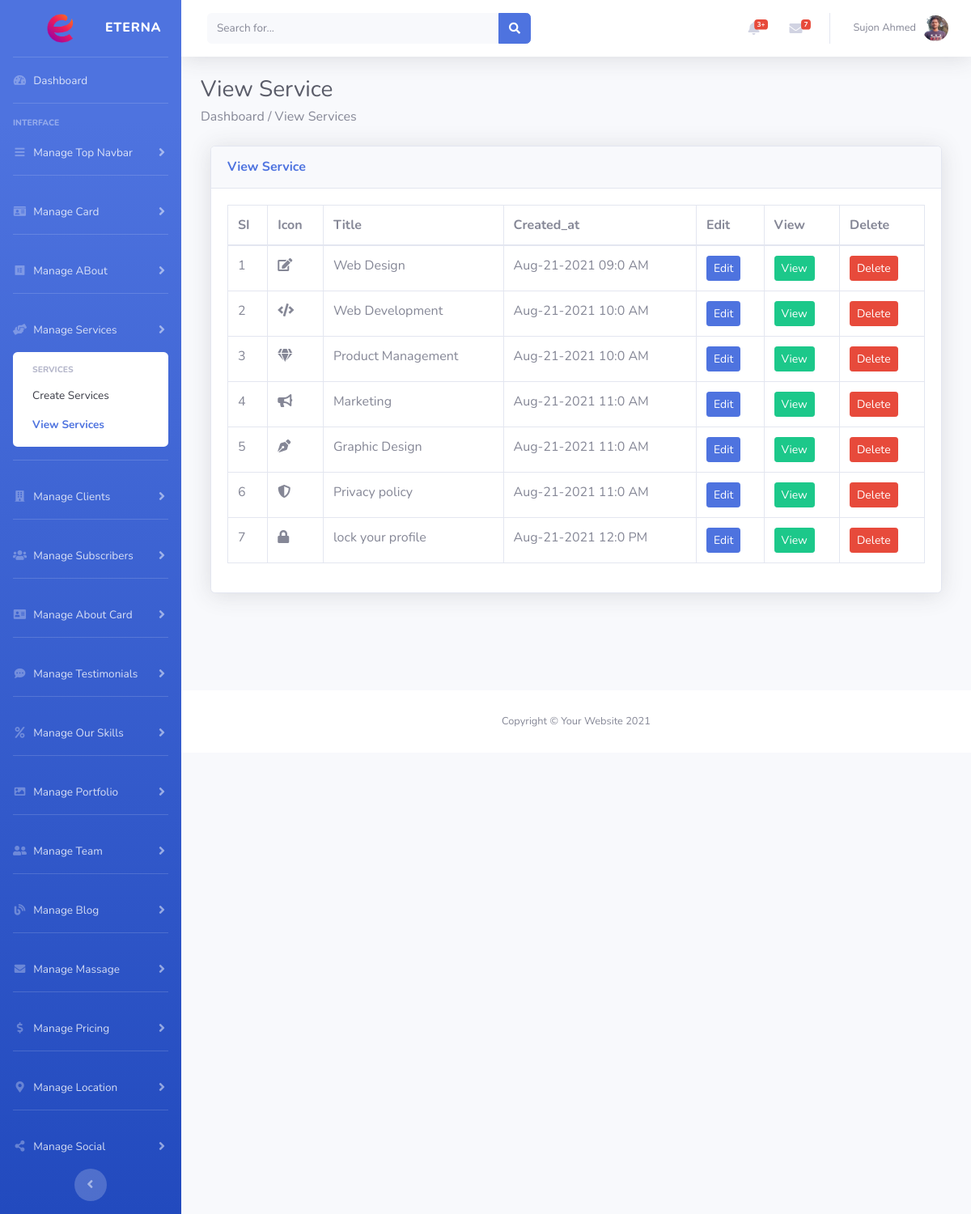
/admin/view_service.php (signed in), run on the app's committed database.
### tables this page shows
CREATE TABLE `services` (
  `service_id` int(11) NOT NULL,
  `author_id` int(11) NOT NULL,
  `service_icon` varchar(30) NOT NULL,
  `service_title` varchar(255) NOT NULL,
  `service_desc` longtext NOT NULL,
  `service_created_at` datetime NOT NULL DEFAULT current_timestamp()
);

### admin/main.php (called while the page is built, shortened)
<?php
    class Main{
        protected $host = 'localhost';
        protected $user = 'root';
        protected $pass = '';
        protected $db = 'eterna';
        protected $con;
        public function __construct()
        {
            $this->con = new mysqli($this->host,$this->user,$this->pass,$this->db);
        }
         public function profile_retrives(){
            $this->sql ="SELECT * FROM `admin`";
            $this->result = $this->con->query($this->sql);
            if($this->result == true){
                return $this->result;
            }else{
                return false;
            }
        }
        public function get_service(){
            $this->sql = "SELECT * FROM `services`";
            $this->result = $this->con->query($this->sql);
            if($this->result == true){
                return $this->result;
            }else{
                return false;
            }
        }
    }
?>

### admin/view_service.php (the view, shortened to what this page needs)
<?php
    $page = 'services';
    $sub_page = 'view_service';
    include 'header.php';
    $get_service = $obj->get_service();
?>
<div class="container-fluid mb-5">
    <h1 class="h3 mb-1 text-gray-800">View Service</h1>
    <p class="mb-4">Dashboard / View Services</p>
    <div class="row">
        <div class="container-fluid mb-5">
            <div class="card shadow mb-4">
                <div class="card-header py-3">
                    <h6 class="m-0 font-weight-bold text-primary">View Service</h6>
                </div>
                <div class="card-body">
                    <div class="table-responsive">
                        <table class="table table-bordered" id="datatablesSimple" width="100%" cellspacing="0">
                            <thead>
                                <tr>
                                    <th>SI</th>
                                    <th>Icon</th>
                                    <th>Title</th>
                                    <th>Created_at</th>
                                    <th>Edit</th>
                                    <th>View</th>
                                    <th>Delete</th>
                                </tr>
                            </thead>
                            <tbody>
                               <?php
                                    if($get_service->num_rows > 0){
                                        $si = 1;
                                        while($row = $get_service->fetch_object()){
                                            ?>
                                                <tr>
                                                    <td><?php echo $si; ?></td>
                                                    <td><i class="<?php echo $row->service_icon ?>"></i></td>
                                                    <td><?php echo $row->service_title; ?></td>
                                                    <td><?php echo date('M-d-Y h:I A',strtotime($row->service_created_at)); ?></td>
                                                    <td><a href="service_edit.php?id=<?php echo $row->service_id; ?>" class="btn btn-primary btn-sm">Edit</a></td>
                                                    <td><a href="service_details.php?id=<?php echo $row->service_id; ?>" class="btn btn-success btn-sm">View</a></td>
                                                    <td><a onclick="javascript:return confirm('Are You Sure?')" href="service_delete.php?id=<?php echo $row->service_id; ?>" class="btn btn-danger btn-sm">Delete</a></td>
                                                </tr>
                                            <?php
                                            $si++;
                                        }
                                    }
                               ?>
                            </tbody>
                        </table>
                    </div>
                </div>
            </div>
        </div>
    </div>
</div>
<?php include 'footer.php'; ?>

### admin/header.php (shortened to what this page needs)
<?php
    include "main.php";
    $obj = new Main();
    $email = $obj->profile_retrives();
    if($email->num_rows > 0){
      while($row = $email->fetch_object()){
        $admin_photo = $row->admin_photo;
      }
    }
?>
<!DOCTYPE html>
<html lang="en">
<head>
     <link href="vendor/fontawesome-free/css/all.min.css" rel="stylesheet" type="text/css">
        <link href="css/sb-admin-2.min.css" rel="stylesheet">
        <link href="vendor/datatables/dataTables.bootstrap4.min.css" rel="stylesheet">
        <link rel="stylesheet" href="css/toastr.css">
        <link rel="stylesheet" href="summernote/summernote-bs4.min.css">
       <link rel="stylesheet" href="">
</head>
<body id="page-top">
    <div id="wrapper">
        <ul class="navbar-nav bg-gradient-primary sidebar sidebar-dark accordion" id="accordionSidebar">
            <a class="sidebar-brand d-flex align-items-center justify-content-center" href="index.php">
                <div class="sidebar-brand-text"><img src="../admin/img/favicon/favicon.png" class="img-fluid" alt="" width="100px" height="auto"> ETERNA</div>
            </a>
            <li class="nav-item <?php if($page == 'dashboard'){echo 'active';} ?>">
                <a class="nav-link" href="index.php">
                    <i class="fas fa-fw fa-tachometer-alt"></i>
                    <span>Dashboard</span></a>
            </li>
            <hr class="sidebar-divider">
            <div class="sidebar-heading">
                Interface
            </div>
            <li class="nav-item">
                <a class="nav-link collapsed" href="#" data-toggle="collapse" data-target="#collapseOne"
                    aria-expanded="true" aria-controls="collapseOne">
                    <i class="fas fa-fw fa-bars"></i>
                    <span>Manage Top Navbar</span>
                </a>
            </li>
            <hr class="sidebar-divider">
              <li class="nav-item">
                <a class="nav-link collapsed" href="#" data-toggle="collapse" data-target="#collapseTwo"
                    aria-expanded="true" aria-controls="collapseTwo">
                    <i class="fas fa-fw fa-id-card"></i>
                    <span>Manage Card</span>
                </a>
            </li>
            <hr class="sidebar-divider">
            <li class="nav-item">
                <a class="nav-link collapsed" href="#" data-toggle="collapse" data-target="#collapseThree"
                    aria-expanded="true" aria-controls="collapseThree">
                    <i class="fab fa-fw fa-elementor"></i>
                    <span>Manage ABout</span>
                </a>
            </li>
            <hr class="sidebar-divider">
            <li class="nav-item">
                <a class="nav-link collapsed" href="#" data-toggle="collapse" data-target="#collapseFour"
                    aria-expanded="true" aria-controls="collapseFour">
                    <i class="fas fa-fw fa-hands-helping"></i>
                    <span>Manage Services</span>
                </a>
                <div id="collapseFour" class="collapse <?php if($page == 'services'){echo 'show';} ?>" aria-labelledby="headingTwo" data-parent="#accordionSidebar">
                    <div class="bg-white py-2 collapse-inner rounded">
                        <h6 class="collapse-header">Services</h6>
                        <a class="collapse-item <?php if($sub_page == 'create_service'){echo 'active';} ?>" href="create_service.php">Create Services</a>
                        <a class="collapse-item <?php if($sub_page == 'view_service'){echo 'active';} ?>" href="view_service.php">View Services</a>
                    </div>
                </div>
            </li>
            <hr class="sidebar-divider">
            <li class="nav-item">
                <a class="nav-link collapsed" href="#" data-toggle="collapse" data-target="#collapseFive"
                    aria-expanded="true" aria-controls="collapseFive">
                    <i class="fas fa-fw fa-building"></i>
                    <span>Manage Clients</span>
                </a>
            </li>
            <hr class="sidebar-divider">
            <li class="nav-item">
                <a class="nav-link collapsed" href="#" data-toggle="collapse" data-target="#collapseSix"
                    aria-expanded="true" aria-controls="collapseSix">
                    <i class="fas fa-fw fa-users"></i>
                    <span>Manage Subscribers</span>
                </a>
            </li>
            <hr class="sidebar-divider">
            <li class="nav-item">
                <a class="nav-link collapsed" href="#" data-toggle="collapse" data-target="#collapseSeven"
                    aria-expanded="true" aria-controls="collapseSeven">
                    <i class="fas fa-fw fa-address-card"></i>
                    <span>Manage About Card</span>
                </a>
            </li>
            <hr class="sidebar-divider">
            <li class="nav-item">
                <a class="nav-link collapsed" href="#" data-toggle="collapse" data-target="#collapseEight"
                    aria-expanded="true" aria-controls="collapseEight">
                    <i class="fas fa-fw fa-comment-dots"></i>
                    <span>Manage Testimonials</span>
                </a>
            </li>
            <hr class="sidebar-divider">
            <li class="nav-item">
                <a class="nav-link collapsed" href="#" data-toggle="collapse" data-target="#collapseNine"
                    aria-expanded="true" aria-controls="collapseNine">
                    <i class="fas fa-fw fa-percent"></i>
                    <span>Manage Our Skills</span>
                </a>
            </li>
            <hr class="sidebar-divider">
            <li class="nav-item">
                <a class="nav-link collapsed" href="#" data-toggle="collapse" data-target="#collapseTen"
                    aria-expanded="true" aria-controls="collapseTen">
                    <i class="fas fa-fw fa-image"></i>
                    <span>Manage Portfolio</span>
                </a>
            </li>
             <hr class="sidebar-divider">
            <li class="nav-item">
                <a class="nav-link collapsed" href="#" data-toggle="collapse" data-target="#collapseEleven"
                    aria-expanded="true" aria-controls="collapseEleven">
                    <i class="fas fa-fw fa-user-friends"></i>
                    <span>Manage Team</span>
                </a>
            </li>
            <hr class="sidebar-divider">
            <li class="nav-item">
                <a class="nav-link collapsed" href="#" data-toggle="collapse" data-target="#collapseBlog"
                    aria-expanded="true" aria-controls="collapseBlog">
                    <i class="fas fa-fw fa-blog"></i>
                    <span>Manage Blog</span>
                </a>
            </li>
            <hr class="sidebar-divider">
            <li class="nav-item">
                <a class="nav-link collapsed" href="#" data-toggle="collapse" data-target="#collapseTwelve"
                    aria-expanded="true" aria-controls="collapseTwelve">
                    <i class="fas fa-fw fa-envelope"></i>
                    <span>Manage Massage</span>
                </a>
            </li>
              <hr class="sidebar-divider">
            <li class="nav-item">
                <a class="nav-link collapsed" href="#" data-toggle="collapse" data-target="#collapseThirteen"
                    aria-expanded="true" aria-controls="collapseThirteen">
                    <i class="fas fa-fw fa-dollar-sign"></i>
                    <span>Manage Pricing</span>
                </a>
            </li>
            <hr class="sidebar-divider">
            <li class="nav-item">
                <a class="nav-link collapsed" href="#" data-toggle="collapse" data-target="#collapseFourteen"
                    aria-expanded="true" aria-controls="collapseFourteen">
                    <i class="fas fa-fw fa-map-marker-alt"></i>
                    <span>Manage Location</span>
                </a>
            </li>
            <hr class="sidebar-divider">
            <li class="nav-item">
                <a class="nav-link collapsed" href="#" data-toggle="collapse" data-target="#collapseFifteen"
                    aria-expanded="true" aria-controls="collapseFifteen">
                    <i class="fas fa-fw fa-share-alt"></i>
                    <span>Manage Social</span>
                </a>
            </li>
            <div class="text-center d-none d-md-inline">
                <button class="rounded-circle border-0" id="sidebarToggle"></button>
            </div>
        </ul>
        <div id="content-wrapper" class="d-flex flex-column">
            <div id="content">
                <nav class="navbar navbar-expand navbar-light bg-white topbar mb-4 static-top shadow">
                    <form
                        class="d-none d-sm-inline-block form-inline mr-auto ml-md-3 my-2 my-md-0 mw-100 navbar-search">
                        <div class="input-group">
                            <input type="text" class="form-control bg-light border-0 small" placeholder="Search for..."
                                aria-label="Search" aria-describedby="basic-addon2">
                            <div class="input-group-append">
                                <button class="btn btn-primary" type="button">
                                    <i class="fas fa-search fa-sm"></i>
                                </button>
                            </div>
                        </div>
                    </form>
                    <ul class="navbar-nav ml-auto">
                        <li class="nav-item dropdown no-arrow mx-1">
                            <a class="nav-link dropdown-toggle" href="#" id="alertsDropdown" role="button"
                                data-toggle="dropdown" aria-haspopup="true" aria-expanded="false">
                                <i class="fas fa-bell fa-fw"></i>
                                <span class="badge badge-danger badge-counter">3+</span>
                            </a>
                        </li>
                        <li class="nav-item dropdown no-arrow mx-1">
                            <a class="nav-link dropdown-toggle" href="#" id="messagesDropdown" role="button"
                                data-toggle="dropdown" aria-haspopup="true" aria-expanded="false">
                                <i class="fas fa-envelope fa-fw"></i>
                                <span class="badge badge-danger badge-counter">7</span>
                            </a>
                        </li>
                        <li class="nav-item dropdown no-arrow">
                            <a class="nav-link dropdown-toggle" href="#" id="userDropdown" role="button"
                                data-toggle="dropdown" aria-haspopup="true" aria-expanded="false">
                                <span class="mr-2 d-none d-lg-inline text-gray-600 small"> <?php echo $_SESSION['name']; ?></span>
                                <?php
                                    if(!empty($admin_photo)){
                                        ?>
                                             <img class="img-profile rounded-circle" src="<?php echo 'uploads/admin/'.$admin_photo; ?>">
                                        <?php
                                    }else{
                                        ?>
                                            <img class="img-profile rounded-circle" src="img/undraw_profile.svg">
                                        <?php
                                    }
                                ?>
                            </a>
                        </li>
                    </ul>
                </nav>

### data on the page
services: service_title "Web Design", service_created_at "Aug-21-2021 09:0 AM"
services: service_title "Web Development", service_created_at "Aug-21-2021 10:0 AM"
services: service_title "Product Management", service_created_at "Aug-21-2021 10:0 AM"
services: service_title "Marketing", service_created_at "Aug-21-2021 11:0 AM"
services: service_title "Graphic Design", service_created_at "Aug-21-2021 11:0 AM"
services: service_title "Privacy policy", service_created_at "Aug-21-2021 11:0 AM"
services: service_title "lock your profile", service_created_at "Aug-21-2021 12:0 PM"

### other printed values
$_SESSION['name'] "Sujon Ahmed"
